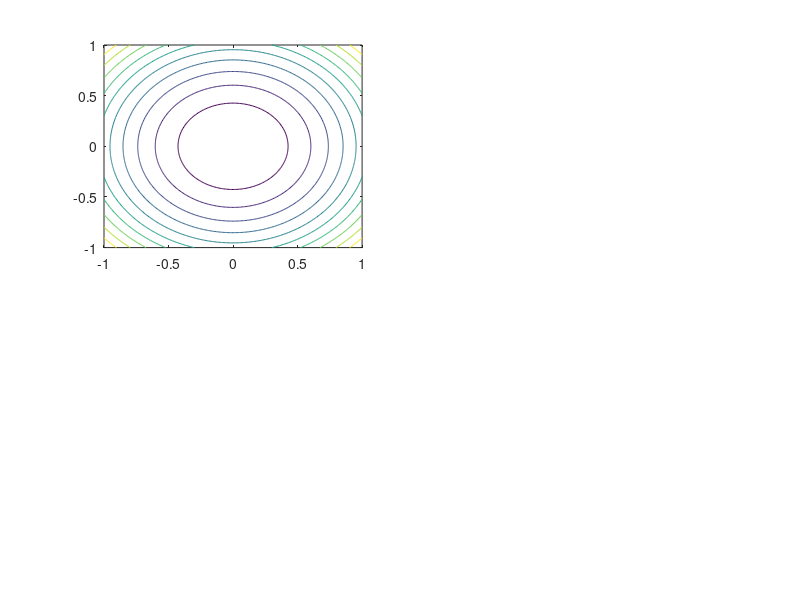

The MATLAB source for this figure:
%concentric_circles.m
x = -1: 0.01: 1;
y= -1: 0.01: 1;
[x,y] = meshgrid(x,y);
z = x.^2 + y.^2;

subplot(221), contour(x, y, z)